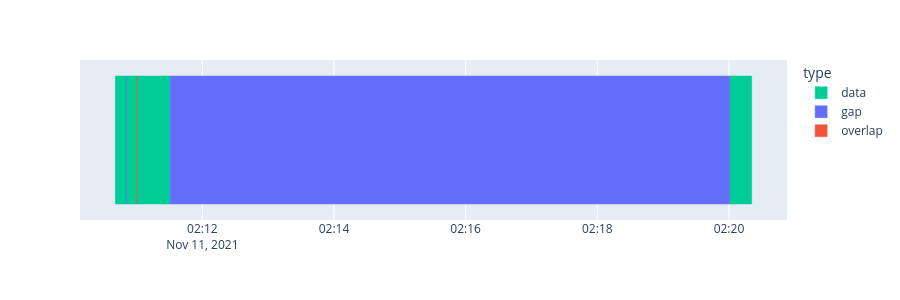

The cell this chart's notebook holds for it:
### Markdown cell above
`delta` is the **jump**: how far the axis lands from where the previous
sample said it should, one sampling interval later. A perfectly continuous
seam therefore has a jump of zero, a gap a positive one, and an overlap a
negative one. (These are the *Delta* of `obspy.Stream.get_gaps`.)

Reading the three rows, at 62.5 Hz (a sampling interval of 8 ms):

- a **1 ms gap** — far below one sample, so this is just NTP jitter;
- an **11 ms overlap** — the axis goes *backwards*, most likely an NTP
  resynchronization stepping the clock back. This is the row that broke the
  monotonicity;
- a **gap of 8 min 30 s** — that one is real: data is genuinely missing.

The same information, drawn:

### Code cell
xd.plot_availability(ntp, dim="time", height=300)

### Figure 1 — Plotly figure (JSON) as saved in the notebook; plotly's stock layout.template omitted (floating-point values rounded to 4 significant figures)
{"data": [{"base": ["2021-11-11T02:10:40.693000192", "2021-11-11T02:10:50.694000128", "2021-11-11T02:11:00.683000064", "2021-11-11T02:20:00.688000000"], "hovertemplate": "type=data<br>start_value=%{base}<br>end_value=%{x}<br>name=%{y}<extra></extra>", "legendgroup": "data", "marker": {"color": "#00CC96", "line": {"color": "#00CC96"}, "pattern": {"shape": ""}}, "name": "data", "orientation": "h", "showlegend": true, "textposition": "auto", "type": "bar", "x": [9992, 9992, 29992, 19992], "xaxis": "x", "y": ["", "", "", ""], "yaxis": "y"}, {"base": ["2021-11-11T02:10:50.685000192", "2021-11-11T02:11:30.675000064"], "hovertemplate": "type=gap<br>start_value=%{base}<br>end_value=%{x}<br>name=%{y}<extra></extra>", "legendgroup": "gap", "marker": {"color": "#636EFA", "line": {"color": "#636EFA"}, "pattern": {"shape": ""}}, "name": "gap", "orientation": "h", "showlegend": true, "textposition": "auto", "type": "bar", "x": [8, 510012], "xaxis": "x", "y": ["", ""], "yaxis": "y"}, {"base": ["2021-11-11T02:11:00.686000128"], "hovertemplate": "type=overlap<br>start_value=%{base}<br>end_value=%{x}<br>name=%{y}<extra></extra>", "legendgroup": "overlap", "marker": {"color": "#EF553B", "line": {"color": "#EF553B"}, "pattern": {"shape": ""}}, "name": "overlap", "orientation": "h", "showlegend": true, "textposition": "auto", "type": "bar", "x": [-3], "xaxis": "x", "y": [""], "yaxis": "y"}], "layout": {"barmode": "overlay", "height": 300, "legend": {"title": {"text": "type"}, "tracegroupgap": 0}, "margin": {"t": 60}, "xaxis": {"anchor": "y", "domain": [0, 1], "type": "date"}, "yaxis": {"anchor": "x", "domain": [0, 1], "title": {"text": ""}}}}
